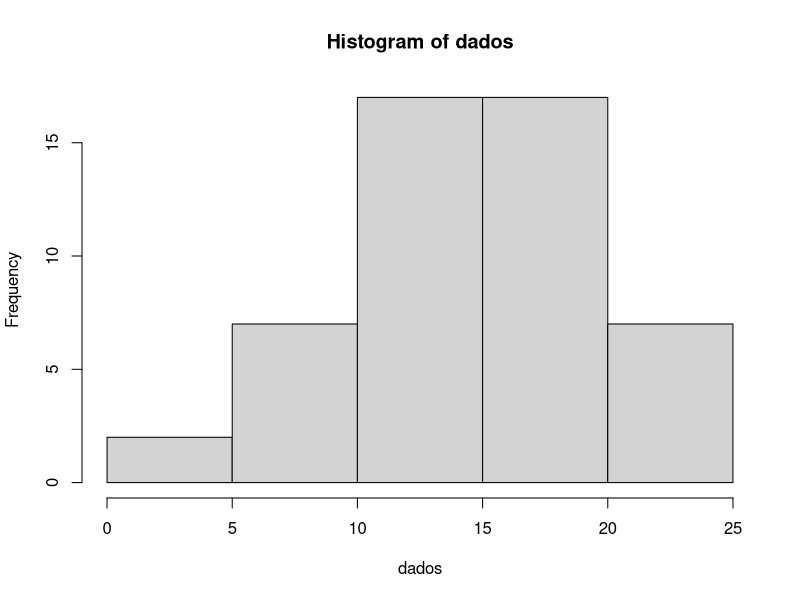
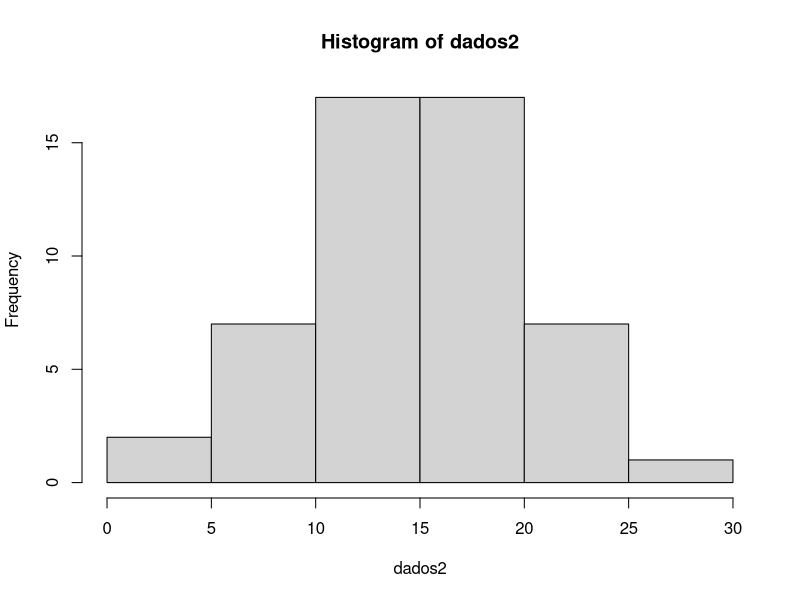
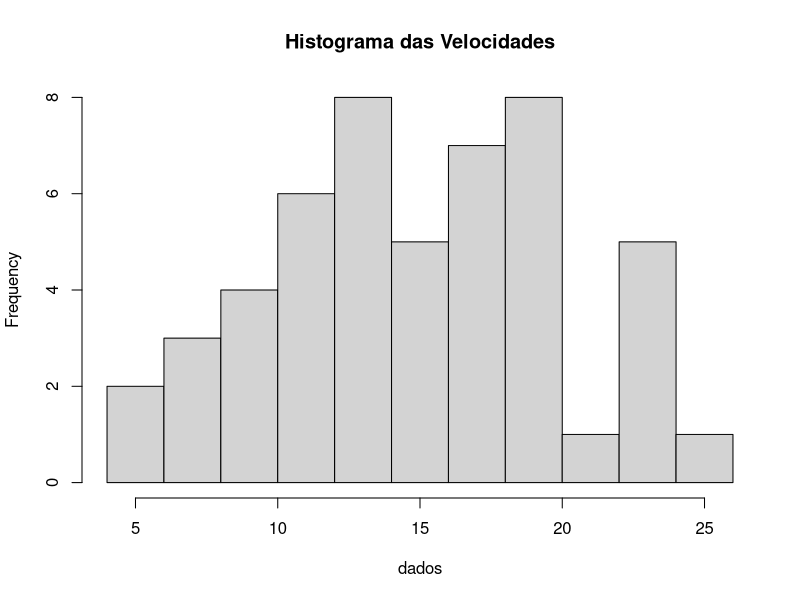
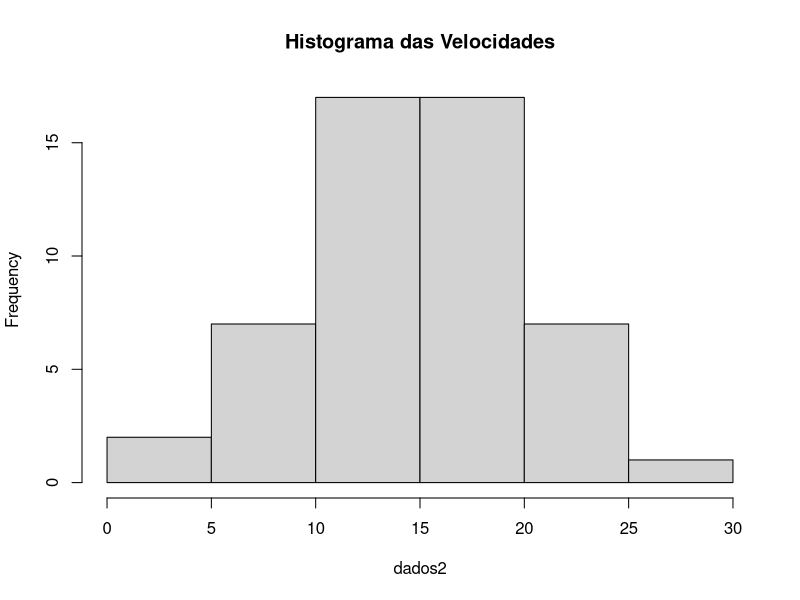
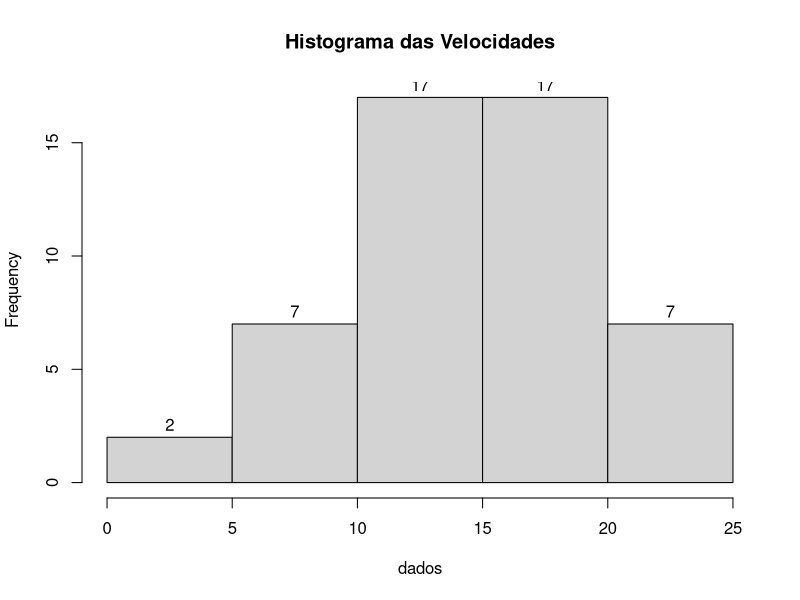
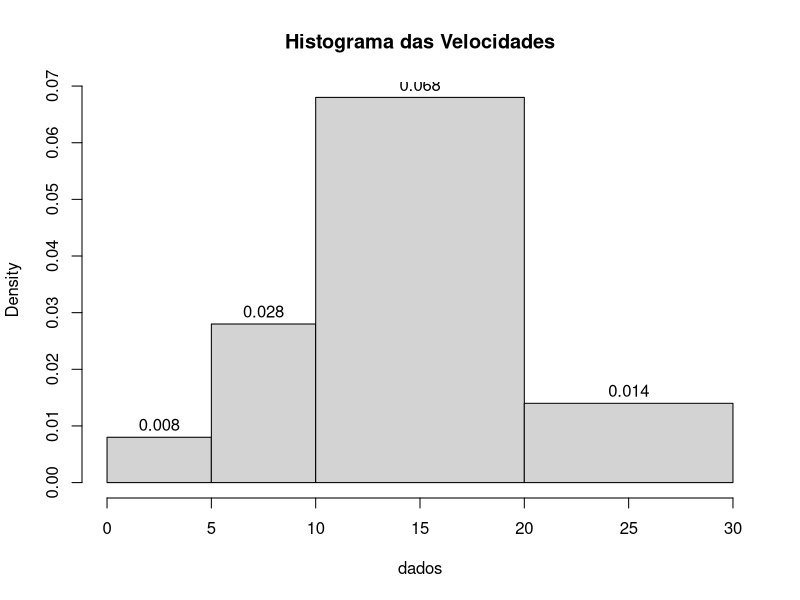
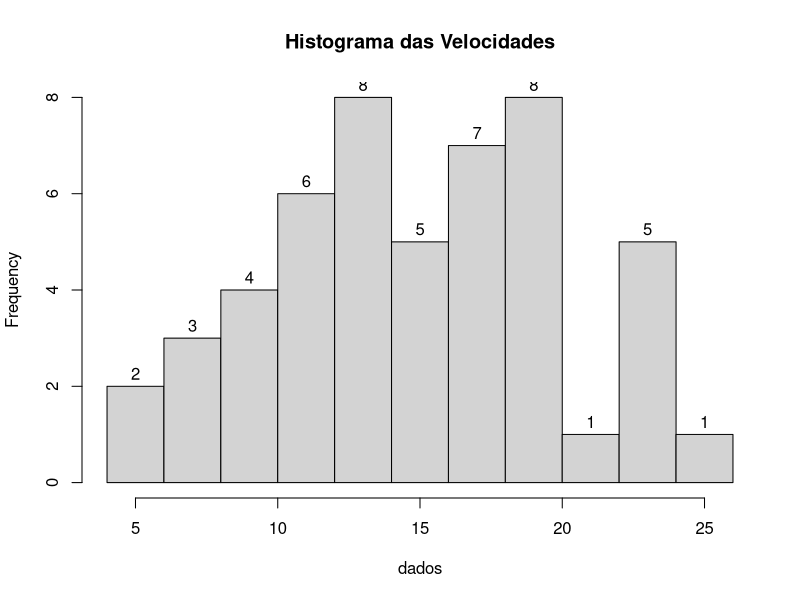
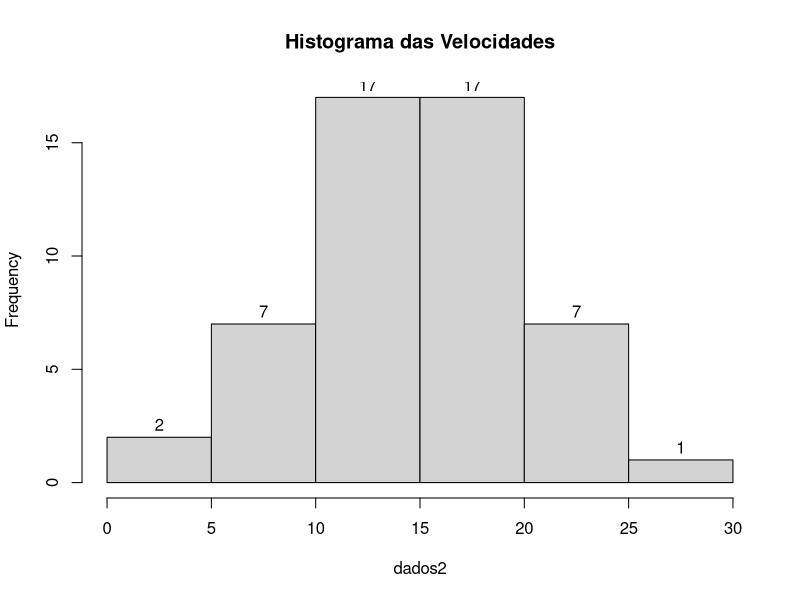

Here is the R script that generated these plots, in order:
# Gráficos em R - Histogramas

# Configurando Diretório de Trabalho
setwd("C:/Users/Julia/Desktop/CienciaDeDados/1.Big-Data-Analytics-com-R-e-Microsoft-Azure-Machine-Learning/4.Linguagem-R-Graficos")
getwd()


# Os histogramas mostram a frequência com que os valores de um conjunto de dados aparecem em determinados 
# intervalos de classe. Na linguagem R, os histogramas podem ser criados usando a função hist().

# A função hist() divide o intervalo dos dados em um número especificado de intervalos e conta o número de observações
# que caem em cada intervalo. O número de intervalos padrão é de 10, mas pode ser alterado especificando o argumento
# breaks na função hist(). Além disso, a largura dos intervalos também pode ser modificada especificando o argumento width.

# O gráfico resultante consiste em barras verticais que representam a frequência das observações em cada intervalo de classe.
# Os eixos x e y mostram os valores dos dados e as frequências, respectivamente.

# Os histogramas são úteis para entender a distribuição de um conjunto de dados contínuos, permitindo identificar valores
# atípicos (outliers), determinar se os dados estão normalmente distribuídos e comparar a distribuição de diferentes
# conjuntos de dados.



# Definindo os dados a serem usados neste exemplo

# cars contém informações sobre a velocidade (em milhas por hora) e a distância necessária para parar (em pés) para 50 carros diferentes.

View(cars)
dados = cars$speed

# Construindo um histograma

?hist
hist(dados) # aqui ele pegou os dados da variavel speed e as dividiu em classes(classe de 0 a 5, 5 a 10, 10 a 15, 15 a 20 e 20 a 25 na horizontal e na vertical a quantidade de frequencia que aparecerao esses resultados)

# aqui foi adicionado mais uma linha com no df cars e vai aparecer mais uma classe com 25 a 30

cars_novo <- cars
cars_novo <- rbind(cars_novo, c(27, 598))

View(cars_novo)  

dados2 = cars_novo$speed
hist(dados2)


# Conforme consta no help, o parameto breaks pode ser um dis itens abaixo:
# - um vetor para os pontos de quebra entre as celulas do histograma
# - uma funcao para calcular o vetor dos breakpoints
# - um unico numero que representa o numero de celulas para o histograma
# - uma cadeia de caracteres que nomeia um algoritmo para calcular o numero de cedulas
# - uma funcao para calcular o numero de celulas

# histograma com 10 breaks (10 caixinhas)
hist(dados, breaks = 10, main = 'Histograma das Velocidades')
hist(dados2, breaks = 5, main = 'Histograma das Velocidades')

# utilizando um vetor de tamanho para os breaks e labels(que é o total de frequencia de cada uma das classes)
hist(dados, labels = T, breaks = c(0,5,10,15,20,25), main = 'Histograma das Velocidades')
hist(dados, labels = T, breaks = c(0,5,10,20,30), main = 'Histograma das Velocidades')

# histograma com 10 breaks (10 caixinhas) com label
hist(dados, labels = T, breaks = 10, main = 'Histograma das Velocidades')
hist(dados2, labels = T, breaks = 5, main = 'Histograma das Velocidades')

# histograma com 10 breaks (10 caixinhas) com label e com limite de tamanho para o eixo y (frequencia)
hist(dados, labels = T, ylim = c(0,10), breaks = 10, main = 'Histograma das Velocidades')
hist(dados2, labels = T, ylim = c(0,20), breaks = 5, main = 'Histograma das Velocidades')



# Adicionando linhas ao histograma


grafico <- hist(dados, breaks = 10, main = 'Histograma das Velocidades')
grafico

# criando os dados para adicionar uma linha com a distribuicao normal desse conjunto de dados
# e assim comparar em um unico grafico a distribuicao de frequencias e tambem a distribuicao normal

xaxis = seq(min(dados), max(dados), length = 10)
yaxis = dnorm(xaxis, mean = mean(dados), sd = sd(dados))
yaxis = yaxis * diff(grafico$mids) * length(dados)

lines(xaxis, yaxis, col = 'red')

png('GraficoHistogramaCars.png', width = 1500, height = 1000, res = 100)

dev.off() # fecha o dispositivo de graficos

